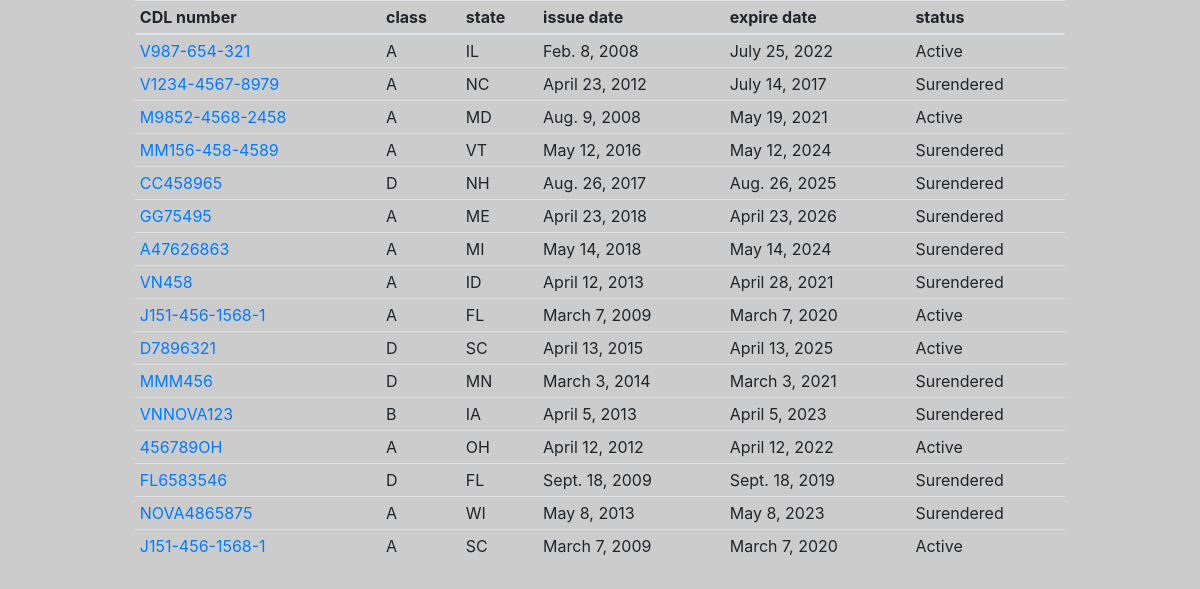
The page /dq/cdls/ on the database its author committed.
### dq/models.py (models this page shows, shortened)
class Cdl(models.Model):
    STATUSES = (
        ('Active', 'Active'),
        ('Surrendered', 'Surrendered'),
        ('Suspended', 'Suspended'),
        ('Invalid', 'Invalid'),
    )
    person = models.ForeignKey(Person, on_delete=models.CASCADE)
    cdl_num = models.CharField(max_length=100, null=True, blank=True)
    cdl_class = models.CharField(max_length=100, null=True, blank=True)
    cdl_state = models.CharField(max_length=2, null=True, blank=True) # kasnije dodaj adrese - poseban model
    isactive = models.BooleanField(default=False)
    date_issue = models.DateField(null=True)
    date_expire = models.DateField(null=True, blank=True)
    img = models.ImageField(upload_to=get_uploaded_cdl_file_name, null=True, blank=True)

### dq/views.py (the view)
# urls.py: path("cdls/", views.cdl_list, name="cdl-list"),
def cdl_list(request):
    cdls = Cdl.objects.all()
    context = {
        'title': 'cdls',
        'cdls': cdls
    }
    return render(request, "dq/cdl_list.html", context)

### dq/templates/dq/cdl_list.html
{% extends 'dq/base.html' %}}
{% block content %}
    <div class="container">
        {% include 'dq/_table_cdls.html' %}
    </div>
{% endblock %}

### dq/templates/dq/_table_cdls.html
<table  class="table table-sm"
        data-toggle="table"
        data-search="true"
        data-pagination="true"
        data-show-columns="true">
        <thead>
            <tr>
                <th data-field="cdl_num" data-sortable="true">CDL number</th>
                <th data-field="class" data-sortable="true">class</th>
                <th data-field="state" data-sortable="true">state</th>
                <th data-field="date_issue" data-sortable="true" >issue date</th>
                <th data-field="date_expire" data-sortable="true" >expire date</th>
                <th data-field="status" data-sortable="true" >status</th>
            </tr>
        </thead>
        <tbody>
            {% if cdls %}
                {% for cdl in cdls %}
                    <tr>
                        <td><a href="{% url 'dq:cdl-detail' cdl.id %}">{{ cdl.cdl_num }}</a></td>
                        <td>{{ cdl.cdl_class }}</td>
                        <td>{{ cdl.cdl_state }}</td>
                        <td>{{ cdl.date_issue }}</td>
                        <td>{{ cdl.date_expire }}</td>
                        {% if not cdl.isactive %}
                            <td>Surendered</td>
                        {% else %}
                            <td>Active</td>
                        {% endif %}
                    </tr>
                {% endfor %}
            {% endif %}
        </tbody>
 </table>

### dq/static/dq/css/style.css (style rules this page uses)
:root { --primary: #ddd; --dark: #333; --light: #fff; --shadow: 0 1px 5px rgba(104, 104, 104, 0.8); }
html { margin: 0; padding: 0; box-sizing: border-box; }
body { background: #ccc; line-height: 1.4; width: 80%; margin: auto; }

### rows shown on the page
Cdl: cdl_num "V987-654-321", cdl_class "A", cdl_state "IL", date_issue "Feb. 8, 2008", date_expire "July 25, 2022", isactive "Active"
Cdl: cdl_num "V1234-4567-8979", cdl_class "A", cdl_state "NC", date_issue "April 23, 2012", date_expire "July 14, 2017", isactive "Surendered"
Cdl: cdl_num "M9852-4568-2458", cdl_class "A", cdl_state "MD", date_issue "Aug. 9, 2008", date_expire "May 19, 2021", isactive "Active"
Cdl: cdl_num "MM156-458-4589", cdl_class "A", cdl_state "VT", date_issue "May 12, 2016", date_expire "May 12, 2024", isactive "Surendered"
Cdl: cdl_num "CC458965", cdl_class "D", cdl_state "NH", date_issue "Aug. 26, 2017", date_expire "Aug. 26, 2025", isactive "Surendered"
Cdl: cdl_num "GG75495", cdl_class "A", cdl_state "ME", date_issue "April 23, 2018", date_expire "April 23, 2026", isactive "Surendered"
Cdl: cdl_num "A47626863", cdl_class "A", cdl_state "MI", date_issue "May 14, 2018", date_expire "May 14, 2024", isactive "Surendered"
Cdl: cdl_num "VN458", cdl_class "A", cdl_state "ID", date_issue "April 12, 2013", date_expire "April 28, 2021", isactive "Surendered"
Cdl: cdl_num "J151-456-1568-1", cdl_class "A", cdl_state "FL", date_issue "March 7, 2009", date_expire "March 7, 2020", isactive "Active"
Cdl: cdl_num "D7896321", cdl_class "D", cdl_state "SC", date_issue "April 13, 2015", date_expire "April 13, 2025", isactive "Active"
Cdl: cdl_num "MMM456", cdl_class "D", cdl_state "MN", date_issue "March 3, 2014", date_expire "March 3, 2021", isactive "Surendered"
Cdl: cdl_num "VNNOVA123", cdl_class "B", cdl_state "IA", date_issue "April 5, 2013", date_expire "April 5, 2023", isactive "Surendered"
Cdl: cdl_num "456789OH", cdl_class "A", cdl_state "OH", date_issue "April 12, 2012", date_expire "April 12, 2022", isactive "Active"
Cdl: cdl_num "FL6583546", cdl_class "D", cdl_state "FL", date_issue "Sept. 18, 2009", date_expire "Sept. 18, 2019", isactive "Surendered"
Cdl: cdl_num "NOVA4865875", cdl_class "A", cdl_state "WI", date_issue "May 8, 2013", date_expire "May 8, 2023", isactive "Surendered"
Cdl: cdl_num "J151-456-1568-1", cdl_class "A", cdl_state "SC", date_issue "March 7, 2009", date_expire "March 7, 2020", isactive "Active"
